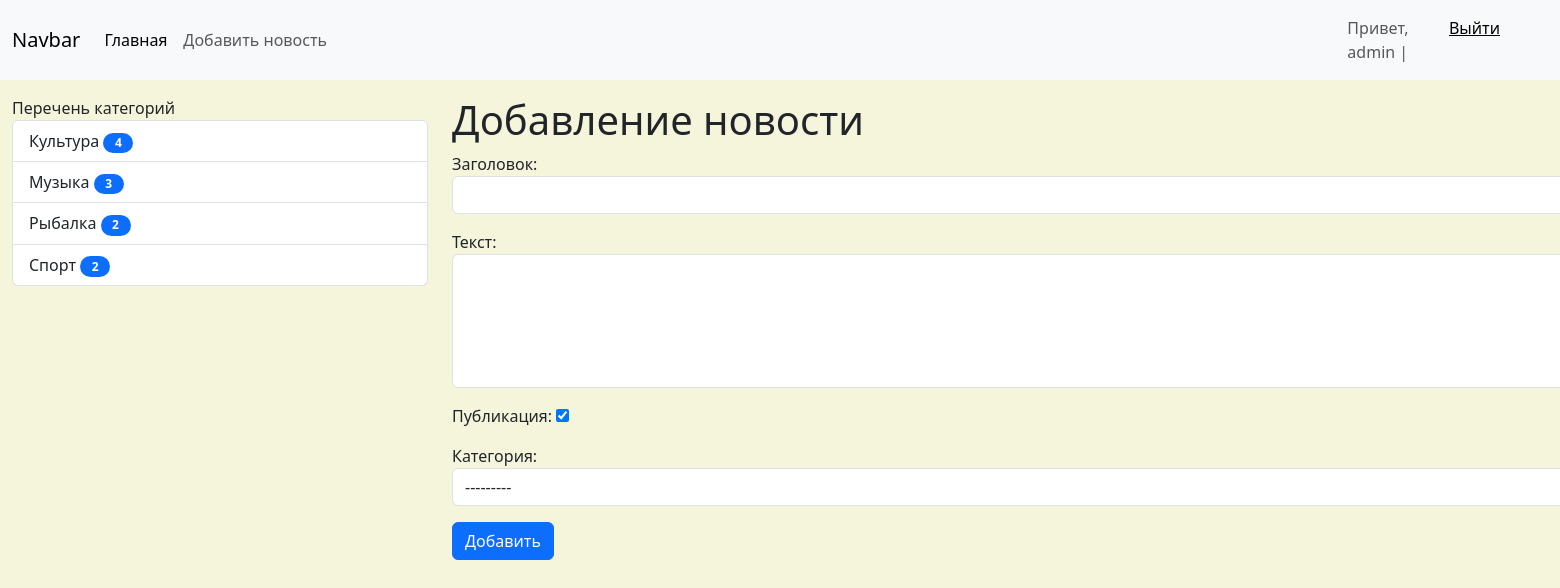
The page /news/news/add_news (signed in) on the database its author committed.
### News/models.py (models this page shows)
class Category(models.Model):
    title = models.CharField(max_length=150, db_index=True, verbose_name='Категория')
    def get_absolute_url(self):
        return reverse_lazy('Category', kwargs={'category_id': self.pk})
    class Meta:
        verbose_name = 'Категория'
        verbose_name_plural = 'Категории'
        ordering = ['title']

### News/views.py (the view)
# urls.py: path('news/add_news', AddNews.as_view(), name='Add_news'),
class AddNews(LoginRequiredMixin, CreateView):
    form_class = NewsForm
    template_name = 'News/add_news.html'
    login_url = '/admin/'

### News/forms.py (shortened to what this page needs)
class NewsForm(forms.ModelForm):
    class Meta:
        model = News
        fields = ['title', 'content', 'is_published', 'category']
        widgets = {
            'title': forms.TextInput(attrs={
                'class': 'form-control'
            }),
            'content': forms.Textarea(attrs={
                'class': 'form-control',
                'rows': 5
            }),
            'category': forms.Select(attrs={
                'class': 'form-control'
            })
        }

### News/templatetags/news_tags.py (called while the page is built)
@register.simple_tag(name='get_list_categories')
def get_categories():
    return Category.objects.annotate(cnt=Count('news', filter=F('news__is_published'))).filter(cnt__gt=0)

@register.inclusion_tag('News/list_categories.html')
def show_categories(arg1='Перечень', arg2='категорий'):
    categories = Category.objects.annotate(cnt=Count('news', filter=F('news__is_published'))).filter(cnt__gt=0)
    return {'categories': categories, 'arg1': arg1, 'arg2': arg2}

### News/templates/News/add_news.html (shortened to what this page needs)
{% extends 'base.html' %}
{% block sidebar %}
    {% include 'inc/_sidebar.html' %}
{% endblock %}
{% block content %}
    <h1>Добавление новости</h1>
    <form action="{% url 'Add_news' %}" method="post" style="width: 1200px">
        {{ form.as_p }}
        <button type="submit" class="btn btn-primary btn-block">Добавить</button>
    </form>
{% endblock %}

### templates/inc/_nav.html (shortened to what this page needs)
<nav class="navbar navbar-expand-lg bg-body-tertiary">
  <div class="container-fluid">
    <a class="navbar-brand" href="{% url 'News' %}">Navbar</a>
    <div class="collapse navbar-collapse" id="navbarNav">
      <ul class="navbar-nav">
        <li class="nav-item">
          <a class="nav-link active" aria-current="page" href="{% url 'News' %}">Главная</a>
        </li>
        {% if request.user.is_authenticated %}
        <li class="nav-item">
           <a class="nav-link"  href="{% url 'Add_news' %}"> Добавить новость </a>
        </li>
        {% endif %}
      </ul>
    </div>
  </div>
  <span class="navbar-text" style="margin-right: 60px; display: flex;">
    {% if request.user.is_authenticated %}
    Привет, {{ user.username }} | <a href="{% url 'Logout' %}">Выйти</a>
    {% else %}
    <a href="{% url 'Register' %}">Регистрация</a>  |  <a href="{% url 'Login' %}">Логин</a>
     {% endif %}
  </span>
</nav>

### News/templates/News/list_categories.html
{% load news_tags %}
<div class="list-group">
    {{ arg1 }} {{ arg2 }}
    {% for cat in categories %}
        <a href="{{ cat.get_absolute_url }}" class="list-group-item list-group-item-action">{{ cat.title }}
            <span class="badge bg-primary rounded-pill" style="width:30px; color:white;">{{ cat.cnt }}</span></a>
    {% endfor %}
</div>

### NewsPoject/static/css/style.css (style rules this page uses)
body { background-color: beige; }

### rows shown on the page
Category: title "Культура", cnt "4"
Category: title "Музыка", cnt "3"
Category: title "Рыбалка", cnt "2"
Category: title "Спорт", cnt "2"

### other values the page prints
{{ user.username }} "admin"
{{ arg1 }} "Перечень"
{{ arg2 }} "категорий"
